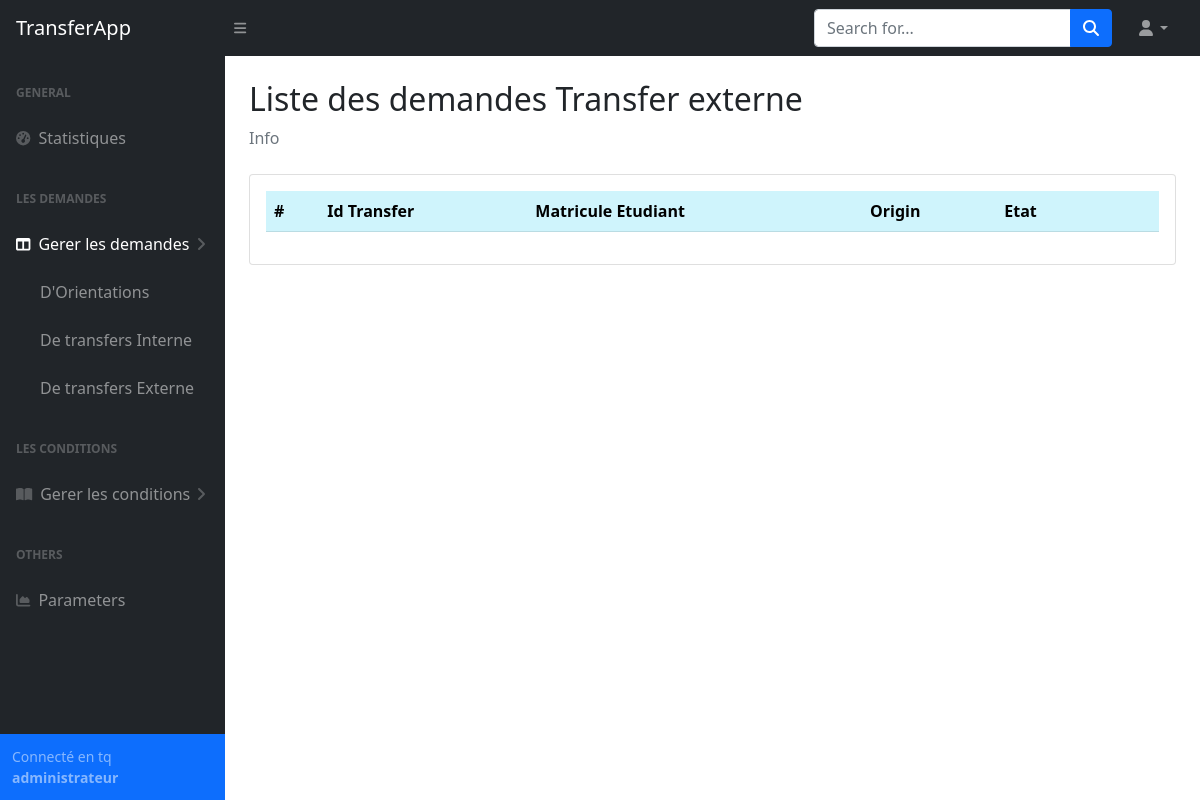
The page /admin/transfer_externe (signed in) on the database as committed earlier.
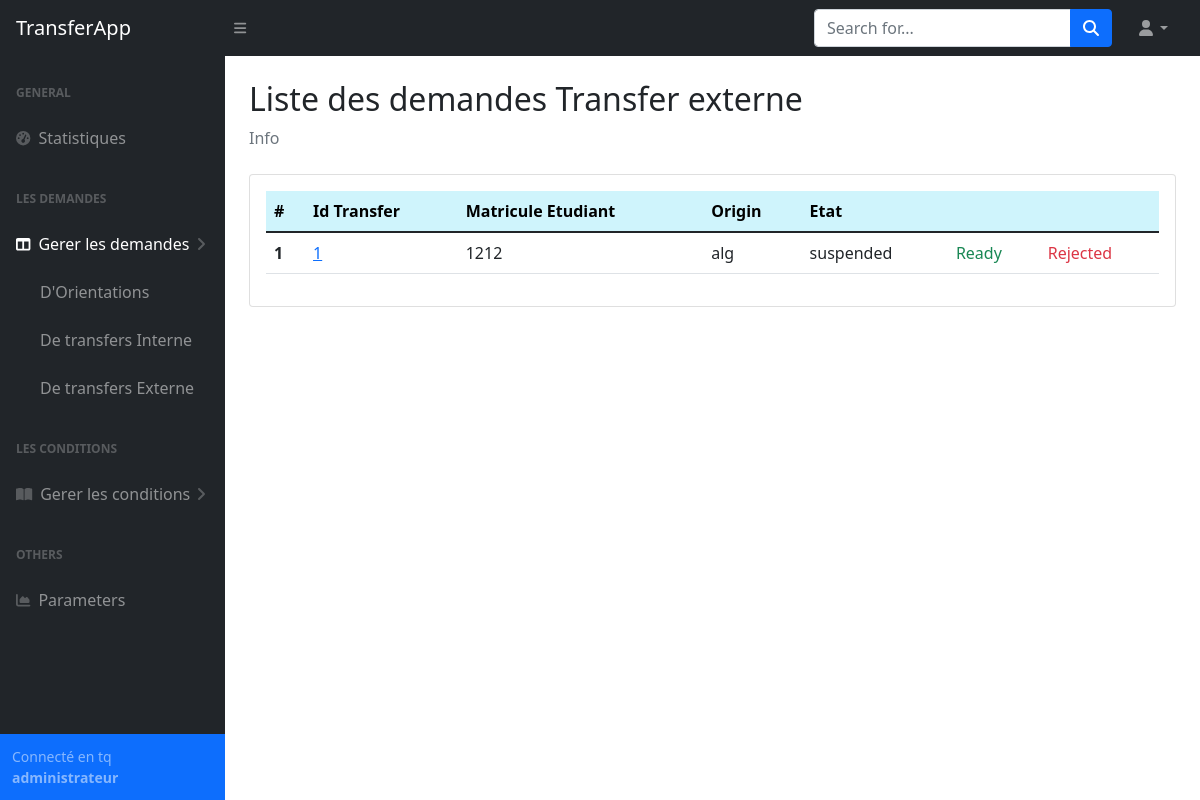
The same page on the database as committed later.
### tables this page shows
CREATE TABLE "transfer_request" (
	"matricule"	INTEGER NOT NULL,
	"id_transfer"	INTEGER NOT NULL,
	"moyen_bac"	REAL NOT NULL,
	"filiere_bac"	TEXT NOT NULL,
	"niveau-etude"	TEXT NOT NULL,
	"date_premier_insc"	TEXT NOT NULL,
	"annee_bac"	INTEGER NOT NULL,
	"univ_origin"	TEXT NOT NULL,
	"conge_academic"	INTEGER NOT NULL,
	"etat"	INTEGER NOT NULL,
	"choix1"	INTEGER NOT NULL,
	"choix2"	INTEGER NOT NULL,
	"choix3"	INTEGER NOT NULL,
	"choix4"	INTEGER NOT NULL,
	FOREIGN KEY("choix1") REFERENCES "specialite"("id"),
	FOREIGN KEY("id_transfer") REFERENCES "transfer"("id"),
	FOREIGN KEY("choix2") REFERENCES "specialite"("id"),
	FOREIGN KEY("choix4") REFERENCES "specialite"("id"),
	FOREIGN KEY("matricule") REFERENCES "etudiant"("matricule"),
	FOREIGN KEY("choix3") REFERENCES "specialite"("id"),
	PRIMARY KEY("matricule")
);

### App.py (the view)
@app.route('/admin/transfer_externe')
def transferExterne():
    type = "externe"
    if session.get("email") != None:
         if db.getTransferRequests(type) != None:
            db.closeConnection()
            return render_template('admin/transfer_externe.html', data = db.getTransferRequests(type))
         else:
             return render_template('admin/transfer_externe.html')
    return redirect(url_for('login'))

### database_api.py (called while the page is built)
def closeConnection():
    print("closing connection...")
    con.close

def getTransferRequests(type):
    try:
        if type == "interne":
            qry = 'select * from transfer_request where etat = ? and univ_origin = "constantine 2"'
            cursor.execute(qry, (SUSPENDED,))
        else:
            qry = 'select * from transfer_request where etat = ? and univ_origin != "constantine 2"'
            cursor.execute(qry, (SUSPENDED,))
    except Error as e:
        print(e)
        return None
    else:
        res = cursor.fetchall()
        return res

### templates/admin/transfer_externe.html (shortened to what this page needs)
{% extends "admin/base.html" %}
{% block content %}
    <main>
        <div class="container-fluid px-4">
            <h2 class="mt-4">Liste des demandes Transfer externe</h2>
            <ol class="breadcrumb mb-4">
                <li class="breadcrumb-item active">Info</li>
            </ol>
            <div class="card mb-4">
                <div class="card-body">
                    <table class="table">
                        <thead>
                          <tr>
                            <th scope="col" class="table-info">#</th>
                            <th scope="col" class="table-info">Id Transfer</th>
                            <th scope="col" class="table-info">Matricule Etudiant</th>
                            <th scope="col" class="table-info">Origin</th>
                            <th scope="col" class="table-info">Etat</th>
                            <th scope="col" class="table-info"></th>
                            <th scope="col" class="table-info"></th>
                          </tr>
                        </thead>
                        <tbody>
                          {% for item in data %}
                          <tr>
                            <th scope="row">{{data.index(item) + 1 }}</th>
                            <td><a href="{{ url_for('transferInterneDetails', id_transfer = item[1], type = 'externe') }}">{{item[1]}}</a></td>
                            <td>{{item[0]}}</td>
                            <td>{{item[7]}}</td>
                            <td>{{item[9]}}</td>
                            <td><a class="link-success text-decoration-none" href="{{url_for('updateTransferEtat', matricule = item[0], State = 'ready')}}">Ready</a></td>
                            <td><a class="link-danger text-decoration-none" href="{{url_for('updateTransferEtat', matricule = item[0], State = 'rejected')}}">Rejected</a></td>
                          </tr>
                          {% endfor %}
                        </tbody>
                      </table>
                </div>
            </div>
        </div>
    </main>
{% endblock content %}

### templates/admin/base.html (shortened to what this page needs)
<!DOCTYPE html>
<html>
<head>
    <link rel="stylesheet" href="https://cdn.jsdelivr.net/npm/litepicker/dist/css/litepicker.css"/>
    <link href="https://cdn.jsdelivr.net/npm/bootstrap@5.1.3/dist/css/bootstrap.min.css" rel="stylesheet">
    <link href="{{url_for('static',filename='styles.css')}}" rel="stylesheet"></link>
</head>
<body class="sb-nav-fixed">
    {% block navbar %}
    <nav class="sb-topnav navbar navbar-expand navbar-dark bg-dark">
        <a class="navbar-brand ps-3" href="#">TransferApp</a>
        <button class="btn btn-link btn-sm order-1 order-lg-0 me-4 me-lg-0" id="sidebarToggle" href="#!"><i class="fas fa-bars"></i></button>
        <form class="d-none d-md-inline-block form-inline ms-auto me-0 me-md-3 my-2 my-md-0">
            <div class="input-group">
                <input class="form-control" type="text" placeholder="Search for..." aria-label="Search for..." aria-describedby="btnNavbarSearch" />
                <button class="btn btn-primary" id="btnNavbarSearch" type="button"><i class="fas fa-search"></i></button>
            </div>
        </form>
        <ul class="navbar-nav ms-auto ms-md-0 me-3 me-lg-4">
            <li class="nav-item dropdown">
                <a class="nav-link dropdown-toggle" id="navbarDropdown" href="#" role="button" data-bs-toggle="dropdown" aria-expanded="false"><i class="fas fa-user fa-fw"></i></a>
            </li>
        </ul>
    </nav>
    {% endblock navbar%}
    {% block sidebar %}
    <div id="layoutSidenav">
        <div id="layoutSidenav_nav">
            <nav class="sb-sidenav accordion sb-sidenav-dark" id="sidenavAccordion">
                <div class="sb-sidenav-menu">
                    <div class="nav">
                        <div class="sb-sidenav-menu-heading">General</div>
                        <a class="nav-link {% if request.path == '/admin' %} active {% endif %}" href="/admin">
                            <div class="sb-nav-link-icon"><i class="fas fa-tachometer-alt"></i></div>
                            Statistiques
                        </a>
                        <div class="sb-sidenav-menu-heading">Les demandes</div>
                        <a class="nav-link collapsed {% if ('/admin/tr'or'/admin/or') in request.path %} active{% endif %}" href="#" data-bs-toggle="collapse" data-bs-target="#collapseLayouts" aria-expanded="false" aria-controls="collapseLayouts">
                            <div class="sb-nav-link-icon"><i class="fas fa-columns"></i></div>
                            Gerer les demandes
                            <div class="sb-sidenav-collapse-arrow"><i class="fas fa-angle-down"></i></div>
                        </a>
                        <div class="collapse show" id="collapseLayouts" aria-labelledby="headingOne" data-bs-parent="#sidenavAccordion">
                            <nav class="sb-sidenav-menu-nested nav">
                                <a class="nav-link {% if request.path =='/admin/orientations'%} active {% endif %}" href="{{url_for('orientations')}}">D'Orientations</a>
                                <a class="nav-link {% if request.path =='/admin/transfer_interne'%} active {% endif %}" href="{{url_for('transferInterne')}}">De transfers Interne</a>
                                <a class="nav-link {% if request.path =='/admin/transfer_interne/details'%} active {% endif %}" href="{{url_for('transferExterne')}}">De transfers Externe</a>
                            </nav>
                        </div>
                        <div class="sb-sidenav-menu-heading">Les conditions</div>
                        <a class="nav-link collapsed" href="#" data-bs-toggle="collapse" data-bs-target="#collapsePages" aria-expanded="false" aria-controls="collapsePages">
                            <div class="sb-nav-link-icon"><i class="fas fa-book-open"></i></div>
                            Gerer les conditions
                            <div class="sb-sidenav-collapse-arrow"><i class="fas fa-angle-down"></i></div>
                        </a>
                        <div class="sb-sidenav-menu-heading">Others</div>
                        <a class="nav-link" href="/admin/parametres">
                            <div class="sb-nav-link-icon"><i class="fas fa-chart-area"></i></div>
                            Parameters
                        </a>
                    </div>
                </div>
                <div class="sb-sidenav-footer bg-primary">
                    <div class="small">Connecté en tq <b>administrateur</b></div>
                </div>
            </nav>
        </div>
        <div id="layoutSidenav_content">
            {% block content %}{% endblock content %}
        </div>
    </div>
    {% endblock sidebar %}
</body>
</html>

Rows that differ between the two databases and show on the page:
added transfer_request: data.index(item)+1 "1", id_transfer "1", matricule "1212", univ_origin "alg", etat "suspended"
